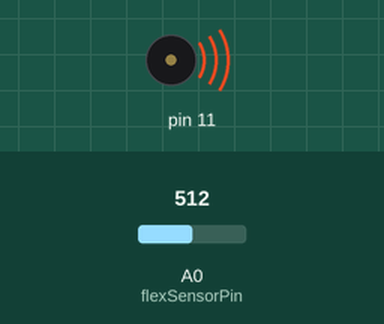
A sketch run on a simulated Arduino Uno, built with avr-gcc and run on an emulated ATmega328P. Parts: buzzer (waves = sounding). The test bench sets the inputs (shaded band); at power-on: A0 (flexSensorPin) = 512.

Above: at 0.1 s.
Timing chart, 0 to 1.6 s (numbered marks = the images above):
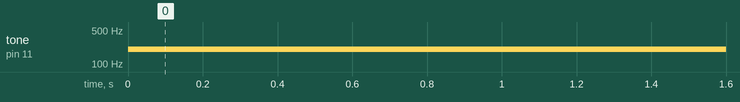

The sketch:

Flex_Sound.ino
```cpp
int flexSensorPin = A0; //analog pin 0

void flexSound(){
  int flexRead = analogRead(flexSensorPin);
  int sensor = map(flexRead, 512, 614, 100, 200);
  tone(11, sensor*2, 50);
}

void setup(){
  pinMode(11,1);
}

void loop(){
  flexSound();
 }
```

Measured:
- by itself, tone on pin 11: silent → 200 Hz at 0.00 s
